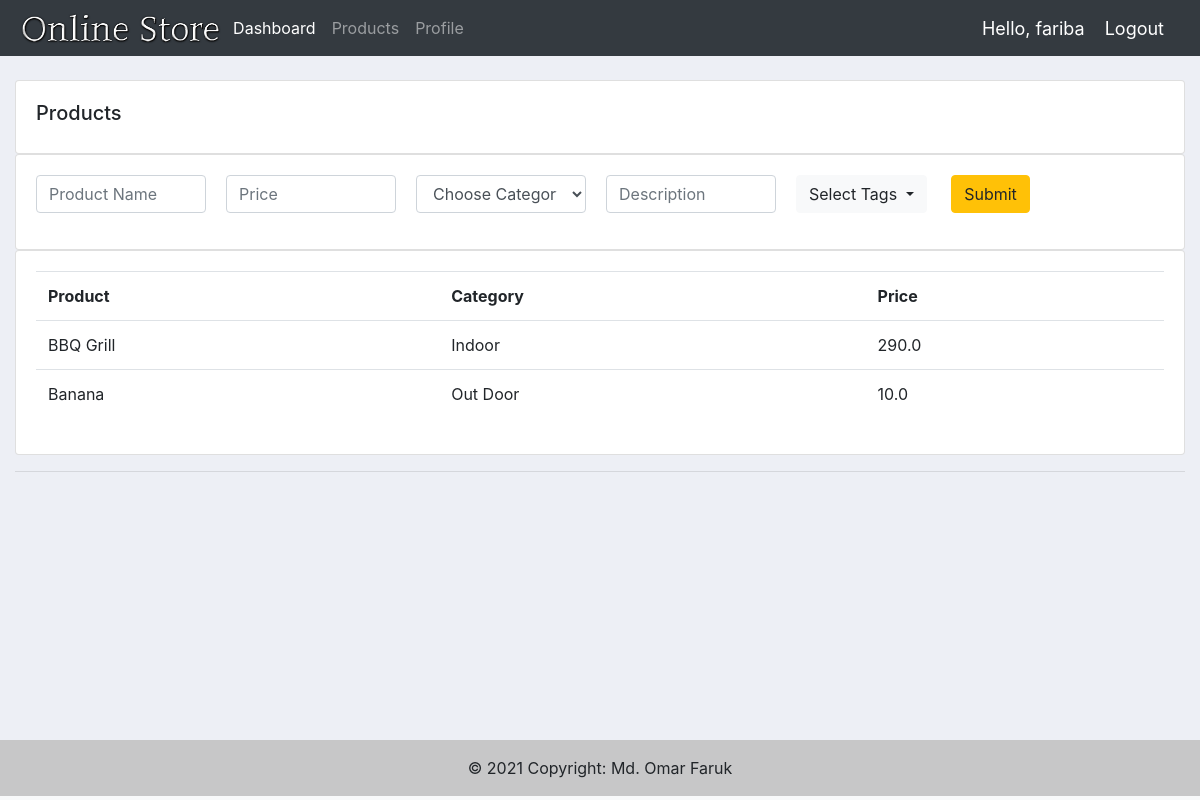
The page /products/ (signed in) on the database as committed earlier.
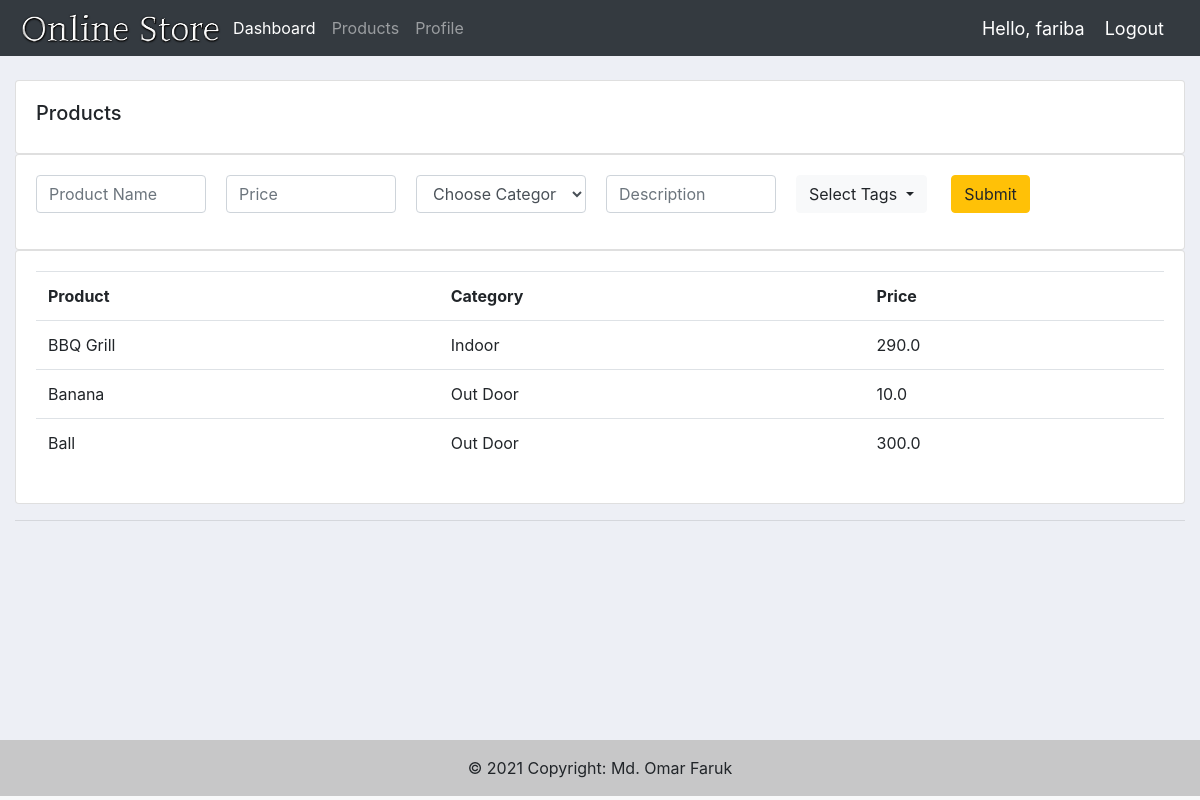
The same page on the database as committed later.
### accounts/models.py (models this page shows, shortened)
class Product(models.Model):
    CATEGORY =(
        ('','Choose Category'),
        ('Indoor','Indoor'),
        ('Out Door','Out Door')
    )
    name = models.CharField(max_length=200, null=True)
    price = models.FloatField(null=True)
    category = models.CharField(max_length=200, null=True,choices=CATEGORY)
    description = models.CharField(max_length=200, null=True,blank=True)
    date_created = models.DateTimeField(auto_now_add=True, null=True)
    tags = models.ManyToManyField(Tag)

### accounts/decorators.py (the view)
        def wrapper_func(request, *args, **kwargs):
            group = None
            if request.user.groups.exists():
                group = request.user.groups.all()[0].name
            if group in allowed_roles:
                return view_func(request, *args, **kwargs)
            else:
                return HttpResponse('You are not authorized to this page')

### accounts/forms.py
class ProductForm(ModelForm):
    name = forms.CharField(label='Product Name',widget=forms.TextInput(attrs={'placeholder': 'Product Name'}))
    price = forms.FloatField(label='Price',widget=forms.TextInput(attrs={'placeholder': 'Price'}))
    description = forms.CharField(label='Description',widget=forms.TextInput(attrs={'placeholder': 'Description'}))
    tags = forms.ModelMultipleChoiceField(
            queryset=Tag.objects.all(),
            widget=forms.CheckboxSelectMultiple,
            required=True)
    class Meta:
        model = Product
        fields = '__all__'

### accounts/models.py (called while the page is built)
    def __str__(self):
        return self.name

### accounts/views.py (called while the page is built)
@login_required(login_url='login')
@allowed_users(allowed_roles=['shopowner'])
def products(request):
    form = ProductForm()
    if request.method == 'POST':
        form = ProductForm(request.POST)
        if form.is_valid():
            form.save()
    products = Product.objects.all()
    context ={'products':products,'form':form}
    return render(request,'accounts/products.html',context)

### accounts/templates/accounts/products.html (shortened to what this page needs)
{% extends 'accounts/main.html' %}
{% load static %}
{% load widget_tweaks %}
{% block content %}
    <br>
    <div class="row">
        <div class="col-md">
            <div class="card card-body">
                <h5>Products</h5>
            </div>
            <div class="card card-body">
                <form action="" method="POST">
                    <p class="product-form">
                        {{ form.name|add_class:'form-control' }}
                    </p>
                    <p class="product-form">
                        {{ form.price|add_class:'form-control' }}
                    </p>
                    <p class="product-form">
                        {{ form.category|add_class:'form-control' }}
                    </p>
                    <p class="product-form">
                        {{ form.description|add_class:'form-control' }}
                    </p>
                        <div class="dropdown">
                            <button class="btn btn-light dropdown-toggle" type="button" id="dropdownMenuButton" data-toggle="dropdown" aria-haspopup="true" aria-expanded="false">
                              Select Tags
                            </button>
                          </div>
                    <input class="btn btn-warning" type="submit" name='Add'>
                </form>
            </div>
            <div class="card card-body">
                <table class="table">
                    <tr>
                        <th>Product</th>
                        <th>Category</th>
                        <th>Price</th>
                    </tr>
                    {% for i in products %}
                        <tr>
                            <td>{{ i.name }}</td>
                            <td>{{ i.category }}</td>
                            <td>{{ i.price }}</td>
                        </tr>
                    {% endfor %}
                </table>
            </div>
        </div>
    </div>
{% endblock %}

Rows that differ between the two databases and show on the page:
added Product: name "Ball", category "Out Door", price "300.0"
